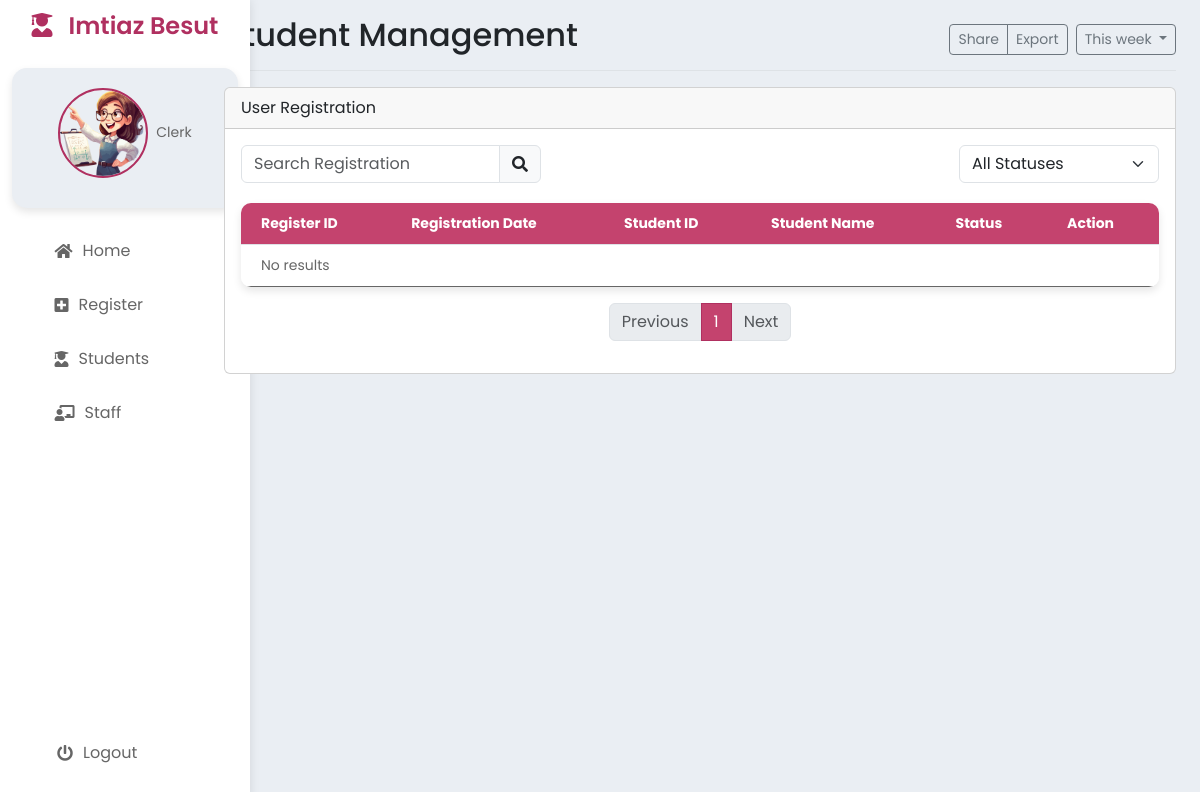
The page /StaffRegister.php on the database as committed earlier.
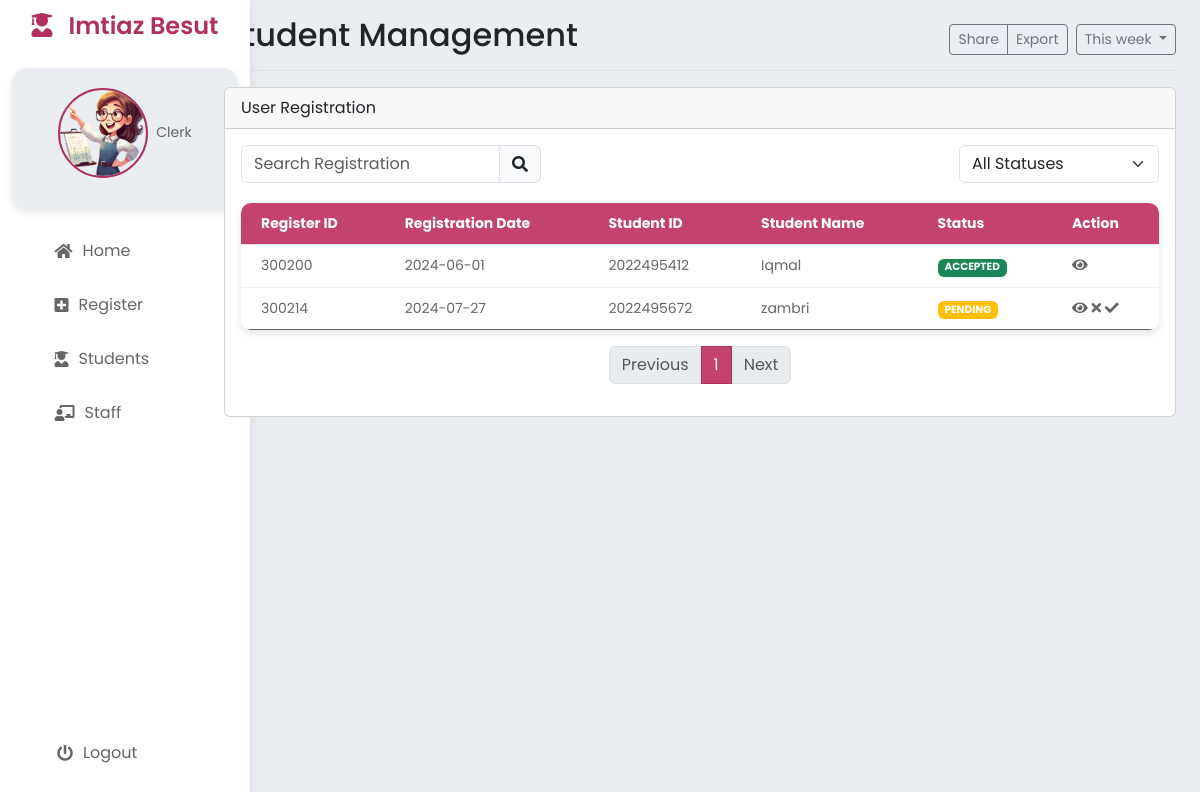
The same page on the database as committed later.
### tables this page shows
CREATE TABLE `register` (
  `registerID` int NOT NULL,
  `registerDate` date DEFAULT NULL,
  `registerStatus` varchar(20) DEFAULT 'PENDING',
  `registerDesc` varchar(50) DEFAULT NULL,
  `studID` int DEFAULT NULL,
  `clerkID` int DEFAULT NULL
);

CREATE TABLE `student` (
  `studID` int NOT NULL,
  `studName` varchar(50) NOT NULL,
  `studIC` varchar(12) NOT NULL,
  `studGender` varchar(2) NOT NULL,
  `studDOB` date DEFAULT NULL,
  `studPhone` varchar(15) DEFAULT NULL,
  `studState` varchar(50) DEFAULT NULL,
  `studDistrict` varchar(50) DEFAULT NULL,
  `studPoscode` int DEFAULT NULL,
  `studAddress` varchar(100) DEFAULT NULL,
  `studRace` varchar(20) DEFAULT NULL,
  `studEmail` varchar(30) DEFAULT NULL,
  `studPassword` varchar(30) DEFAULT NULL
);

### StaffRegister.php (the view, shortened to what this page needs)
<?php
include 'StaffHeader.php';
?>
<div class="row">
    <div class="col-md-12">
        <div class="card mb-3">
            <div class="card-header">User Registration</div>
            <div class="card-body">
                <div class="d-flex justify-content-between mb-3">
                    <div class="input-group" style="width: 300px;">
                        <input type="text" id="searchInput" class="form-control" placeholder="Search Registration" onkeyup="searchRegistration()">
                        <span class="input-group-text"><i class="fas fa-search"></i></span>
                    </div>
                    <div class="input-group" style="width: 200px;">
                        <select id="statusFilter" class="form-select" onchange="filterStatus()">
                            <option value="">All Statuses</option>
                        </select>
                    </div>
                </div>
                <table class="table" id="registerTable">
                    <thead>
                        <tr>
                            <th>Register ID</th>
                            <th>Registration Date</th>
                            <th>Student ID</th>
                            <th>Student Name</th>
                            <th>Status</th>
                            <th>Action</th>
                        </tr>
                    </thead>
                    <tbody>
                        <?php
                        include 'process/db.php';
                        $sql = "SELECT * FROM register r JOIN student s ON r.studID = s.studID";
                        $result = $conn->query($sql);
                        if ($result->num_rows > 0) {
                            while ($row = $result->fetch_assoc()) {
                                echo "<tr data-status='" . $row["registerStatus"] . "'>";
                                echo "<td>" . $row["registerID"] . "</td>";
                                echo "<td>" . $row["registerDate"] . "</td>";
                                echo "<td>" . $row["studID"] . "</td>";
                                echo "<td>" . $row["studName"] . "</td>";
                                if ($row["registerStatus"] == 'PENDING') {
                                    echo "<td><span class='badge bg-warning'>" . $row["registerStatus"] . "</span></td>";
                                } else if ($row["registerStatus"] == 'ACCEPTED') {
                                    echo "<td><span class='badge bg-success'>" . $row["registerStatus"] . "</span></td>";
                                } else if ($row["registerStatus"] == 'REJECTED') {
                                    echo "<td><span class='badge bg-danger'>" . $row["registerStatus"] . "</span></td>";
                                }
                                echo "<td>";
                                echo "<a href='#' class='view' data-id='" . $row["registerID"] . "' data-name='" . $row["studName"] . "' data-date='" . $row["registerDate"] . "' data-studID='" . $row["studID"] . "'><i class='fas fa-eye'></i></a> ";
                                if ($row["registerStatus"] == 'PENDING') {
                                    echo "<a href='#' class='reject' data-id='" . $row["registerID"] . "' data-name='" . $row["studName"] . "' data-date='" . $row["registerDate"] . "' data-studID='" . $row["studID"] . "' data-bs-toggle='modal' data-bs-target='#rejectModal'><i class='fas fa-times'></i></a> ";
                                    echo "<a href='process/registerAccept.php?acceptID=" . $row["registerID"] . "'><i class='fas fa-check'></i></a> ";
                                }
                                echo "</td>";
                                echo "</tr>";
                            }
                        } else {
                            echo "<tr><td colspan='6'>No results</td></tr>";
                        }
                        ?>
                    </tbody>
                </table>
                <nav aria-label="Page navigation example">
                    <ul class="pagination justify-content-center" id="pagination"></ul>
                </nav>
            </div>
        </div>
    </div>
</div>
</body>
</html>

Rows that differ between the two databases and show on the page:
added register: registerID "300200", registerDate "2024-06-01", studID.studID "2022495412", studID.studName "Iqmal", registerStatus "ACCEPTED"
added register: registerID "300214", registerDate "2024-07-27", studID.studID "2022495672", studID.studName "zambri", registerStatus "PENDING"
Other text that changed with them:
text no longer shown: "No results"
